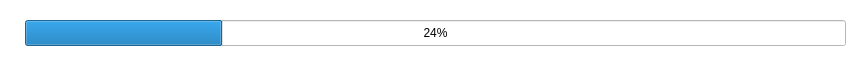
<?xml version="1.0" encoding="UTF-8"?>
<ui version="4.0">
 <class>Form</class>
 <widget class="QWidget" name="Form">
  <property name="enabled">
   <bool>true</bool>
  </property>
  <property name="geometry">
   <rect>
    <x>0</x>
    <y>0</y>
    <width>855</width>
    <height>60</height>
   </rect>
  </property>
  <property name="palette">
   <palette>
    <active>
     <colorrole role="WindowText">
      <brush brushstyle="SolidPattern">
       <color alpha="255">
        <red>0</red>
        <green>0</green>
        <blue>0</blue>
       </color>
      </brush>
     </colorrole>
     <colorrole role="Button">
      <brush brushstyle="SolidPattern">
       <color alpha="255">
        <red>255</red>
        <green>255</green>
        <blue>255</blue>
       </color>
      </brush>
     </colorrole>
     <colorrole role="Light">
      <brush brushstyle="SolidPattern">
       <color alpha="255">
        <red>255</red>
        <green>255</green>
        <blue>255</blue>
       </color>
      </brush>
     </colorrole>
     <colorrole role="Midlight">
      <brush brushstyle="SolidPattern">
       <color alpha="255">
        <red>255</red>
        <green>255</green>
        <blue>255</blue>
       </color>
      </brush>
     </colorrole>
     <colorrole role="Dark">
      <brush brushstyle="SolidPattern">
       <color alpha="255">
        <red>127</red>
        <green>127</green>
        <blue>127</blue>
       </color>
      </brush>
     </colorrole>
     <colorrole role="Mid">
      <brush brushstyle="SolidPattern">
       <color alpha="255">
        <red>170</red>
        <green>170</green>
        <blue>170</blue>
       </color>
      </brush>
     </colorrole>
     <colorrole role="Text">
      <brush brushstyle="SolidPattern">
       <color alpha="255">
        <red>0</red>
        <green>0</green>
        <blue>0</blue>
       </color>
      </brush>
     </colorrole>
     <colorrole role="BrightText">
      <brush brushstyle="SolidPattern">
       <color alpha="255">
        <red>255</red>
        <green>255</green>
        <blue>255</blue>
       </color>
      </brush>
     </colorrole>
     <colorrole role="ButtonText">
      <brush brushstyle="SolidPattern">
       <color alpha="255">
        <red>0</red>
        <green>0</green>
        <blue>0</blue>
       </color>
      </brush>
     </colorrole>
     <colorrole role="Base">
      <brush brushstyle="SolidPattern">
       <color alpha="255">
        <red>255</red>
        <green>255</green>
        <blue>255</blue>
       </color>
      </brush>
     </colorrole>
     <colorrole role="Window">
      <brush brushstyle="SolidPattern">
       <color alpha="255">
        <red>255</red>
        <green>255</green>
        <blue>255</blue>
       </color>
      </brush>
     </colorrole>
     <colorrole role="Shadow">
      <brush brushstyle="SolidPattern">
       <color alpha="255">
        <red>0</red>
        <green>0</green>
        <blue>0</blue>
       </color>
      </brush>
     </colorrole>
     <colorrole role="AlternateBase">
      <brush brushstyle="SolidPattern">
       <color alpha="255">
        <red>255</red>
        <green>255</green>
        <blue>255</blue>
       </color>
      </brush>
     </colorrole>
     <colorrole role="ToolTipBase">
      <brush brushstyle="SolidPattern">
       <color alpha="255">
        <red>255</red>
        <green>255</green>
        <blue>220</blue>
       </color>
      </brush>
     </colorrole>
     <colorrole role="ToolTipText">
      <brush brushstyle="SolidPattern">
       <color alpha="255">
        <red>0</red>
        <green>0</green>
        <blue>0</blue>
       </color>
      </brush>
     </colorrole>
    </active>
    <inactive>
     <colorrole role="WindowText">
      <brush brushstyle="SolidPattern">
       <color alpha="255">
        <red>0</red>
        <green>0</green>
        <blue>0</blue>
       </color>
      </brush>
     </colorrole>
     <colorrole role="Button">
      <brush brushstyle="SolidPattern">
       <color alpha="255">
        <red>255</red>
        <green>255</green>
        <blue>255</blue>
       </color>
      </brush>
     </colorrole>
     <colorrole role="Light">
      <brush brushstyle="SolidPattern">
       <color alpha="255">
        <red>255</red>
        <green>255</green>
        <blue>255</blue>
       </color>
      </brush>
     </colorrole>
     <colorrole role="Midlight">
      <brush brushstyle="SolidPattern">
       <color alpha="255">
        <red>255</red>
        <green>255</green>
        <blue>255</blue>
       </color>
      </brush>
     </colorrole>
     <colorrole role="Dark">
      <brush brushstyle="SolidPattern">
       <color alpha="255">
        <red>127</red>
        <green>127</green>
        <blue>127</blue>
       </color>
      </brush>
     </colorrole>
     <colorrole role="Mid">
      <brush brushstyle="SolidPattern">
       <color alpha="255">
        <red>170</red>
        <green>170</green>
        <blue>170</blue>
       </color>
      </brush>
     </colorrole>
     <colorrole role="Text">
      <brush brushstyle="SolidPattern">
       <color alpha="255">
        <red>0</red>
        <green>0</green>
        <blue>0</blue>
       </color>
      </brush>
     </colorrole>
     <colorrole role="BrightText">
      <brush brushstyle="SolidPattern">
       <color alpha="255">
        <red>255</red>
        <green>255</green>
        <blue>255</blue>
       </color>
      </brush>
     </colorrole>
     <colorrole role="ButtonText">
      <brush brushstyle="SolidPattern">
       <color alpha="255">
        <red>0</red>
        <green>0</green>
        <blue>0</blue>
       </color>
      </brush>
     </colorrole>
     <colorrole role="Base">
      <brush brushstyle="SolidPattern">
       <color alpha="255">
        <red>255</red>
        <green>255</green>
        <blue>255</blue>
       </color>
      </brush>
     </colorrole>
     <colorrole role="Window">
      <brush brushstyle="SolidPattern">
       <color alpha="255">
        <red>255</red>
        <green>255</green>
        <blue>255</blue>
       </color>
      </brush>
     </colorrole>
     <colorrole role="Shadow">
      <brush brushstyle="SolidPattern">
       <color alpha="255">
        <red>0</red>
        <green>0</green>
        <blue>0</blue>
       </color>
      </brush>
     </colorrole>
     <colorrole role="AlternateBase">
      <brush brushstyle="SolidPattern">
       <color alpha="255">
        <red>255</red>
        <green>255</green>
        <blue>255</blue>
       </color>
      </brush>
     </colorrole>
     <colorrole role="ToolTipBase">
      <brush brushstyle="SolidPattern">
       <color alpha="255">
        <red>255</red>
        <green>255</green>
        <blue>220</blue>
       </color>
      </brush>
     </colorrole>
     <colorrole role="ToolTipText">
      <brush brushstyle="SolidPattern">
       <color alpha="255">
        <red>0</red>
        <green>0</green>
        <blue>0</blue>
       </color>
      </brush>
     </colorrole>
    </inactive>
    <disabled>
     <colorrole role="WindowText">
      <brush brushstyle="SolidPattern">
       <color alpha="255">
        <red>127</red>
        <green>127</green>
        <blue>127</blue>
       </color>
      </brush>
     </colorrole>
     <colorrole role="Button">
      <brush brushstyle="SolidPattern">
       <color alpha="255">
        <red>255</red>
        <green>255</green>
        <blue>255</blue>
       </color>
      </brush>
     </colorrole>
     <colorrole role="Light">
      <brush brushstyle="SolidPattern">
       <color alpha="255">
        <red>255</red>
        <green>255</green>
        <blue>255</blue>
       </color>
      </brush>
     </colorrole>
     <colorrole role="Midlight">
      <brush brushstyle="SolidPattern">
       <color alpha="255">
        <red>255</red>
        <green>255</green>
        <blue>255</blue>
       </color>
      </brush>
     </colorrole>
     <colorrole role="Dark">
      <brush brushstyle="SolidPattern">
       <color alpha="255">
        <red>127</red>
        <green>127</green>
        <blue>127</blue>
       </color>
      </brush>
     </colorrole>
     <colorrole role="Mid">
      <brush brushstyle="SolidPattern">
       <color alpha="255">
        <red>170</red>
        <green>170</green>
        <blue>170</blue>
       </color>
      </brush>
     </colorrole>
     <colorrole role="Text">
      <brush brushstyle="SolidPattern">
       <color alpha="255">
        <red>127</red>
        <green>127</green>
        <blue>127</blue>
       </color>
      </brush>
     </colorrole>
     <colorrole role="BrightText">
      <brush brushstyle="SolidPattern">
       <color alpha="255">
        <red>255</red>
        <green>255</green>
        <blue>255</blue>
       </color>
      </brush>
     </colorrole>
     <colorrole role="ButtonText">
      <brush brushstyle="SolidPattern">
       <color alpha="255">
        <red>127</red>
        <green>127</green>
        <blue>127</blue>
       </color>
      </brush>
     </colorrole>
     <colorrole role="Base">
      <brush brushstyle="SolidPattern">
       <color alpha="255">
        <red>255</red>
        <green>255</green>
        <blue>255</blue>
       </color>
      </brush>
     </colorrole>
     <colorrole role="Window">
      <brush brushstyle="SolidPattern">
       <color alpha="255">
        <red>255</red>
        <green>255</green>
        <blue>255</blue>
       </color>
      </brush>
     </colorrole>
     <colorrole role="Shadow">
      <brush brushstyle="SolidPattern">
       <color alpha="255">
        <red>0</red>
        <green>0</green>
        <blue>0</blue>
       </color>
      </brush>
     </colorrole>
     <colorrole role="AlternateBase">
      <brush brushstyle="SolidPattern">
       <color alpha="255">
        <red>255</red>
        <green>255</green>
        <blue>255</blue>
       </color>
      </brush>
     </colorrole>
     <colorrole role="ToolTipBase">
      <brush brushstyle="SolidPattern">
       <color alpha="255">
        <red>255</red>
        <green>255</green>
        <blue>220</blue>
       </color>
      </brush>
     </colorrole>
     <colorrole role="ToolTipText">
      <brush brushstyle="SolidPattern">
       <color alpha="255">
        <red>0</red>
        <green>0</green>
        <blue>0</blue>
       </color>
      </brush>
     </colorrole>
    </disabled>
   </palette>
  </property>
  <property name="windowTitle">
   <string>Form</string>
  </property>
  <widget class="QProgressBar" name="progressBar">
   <property name="geometry">
    <rect>
     <x>25</x>
     <y>20</y>
     <width>821</width>
     <height>26</height>
    </rect>
   </property>
   <property name="value">
    <number>24</number>
   </property>
  </widget>
 </widget>
 <resources/>
 <connections>
  <connection>
   <sender>Form</sender>
   <signal>destroyed()</signal>
   <receiver>Form</receiver>
   <slot>prevent_destroyed()</slot>
   <hints>
    <hint type="sourcelabel">
     <x>340</x>
     <y>6</y>
    </hint>
    <hint type="destinationlabel">
     <x>786</x>
     <y>55</y>
    </hint>
   </hints>
  </connection>
 </connections>
 <slots>
  <slot>prevent_destroyed()</slot>
 </slots>
</ui>
